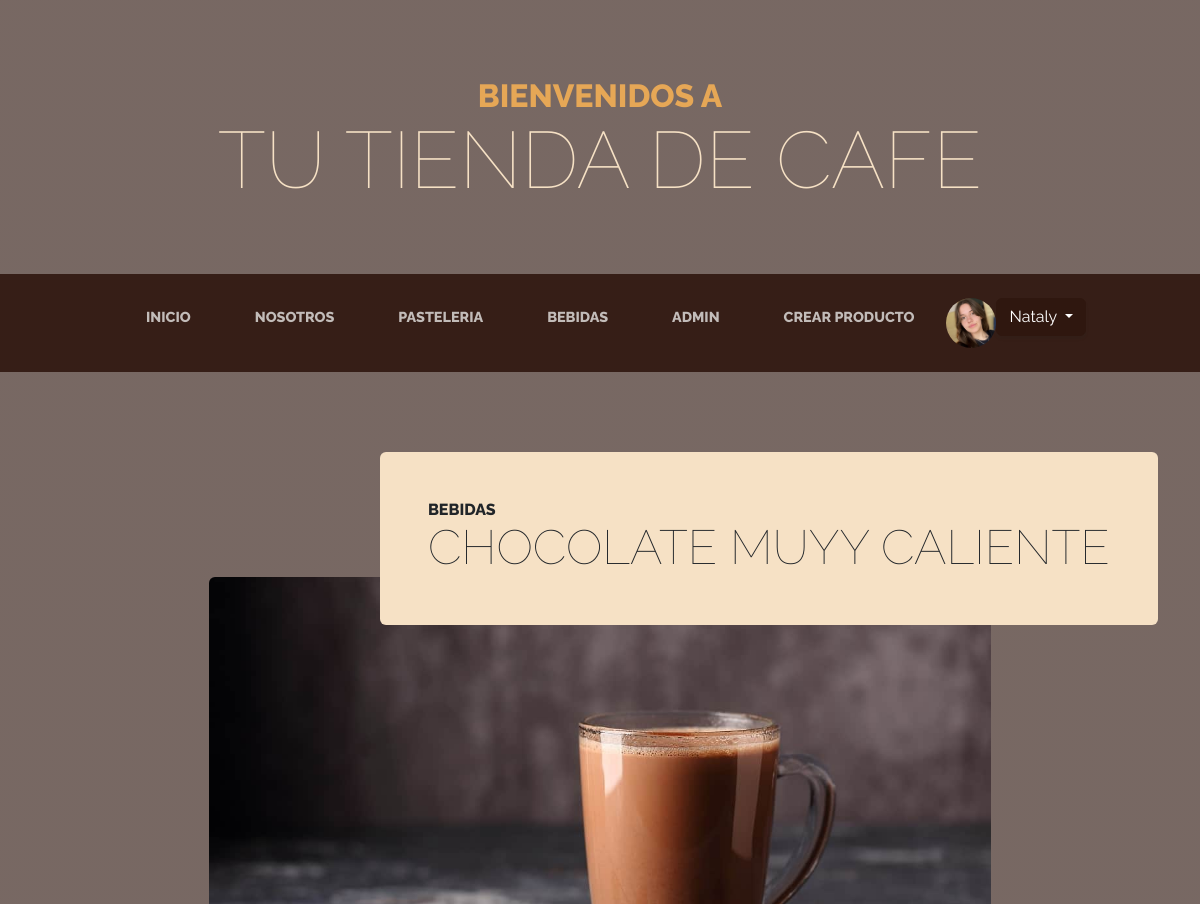
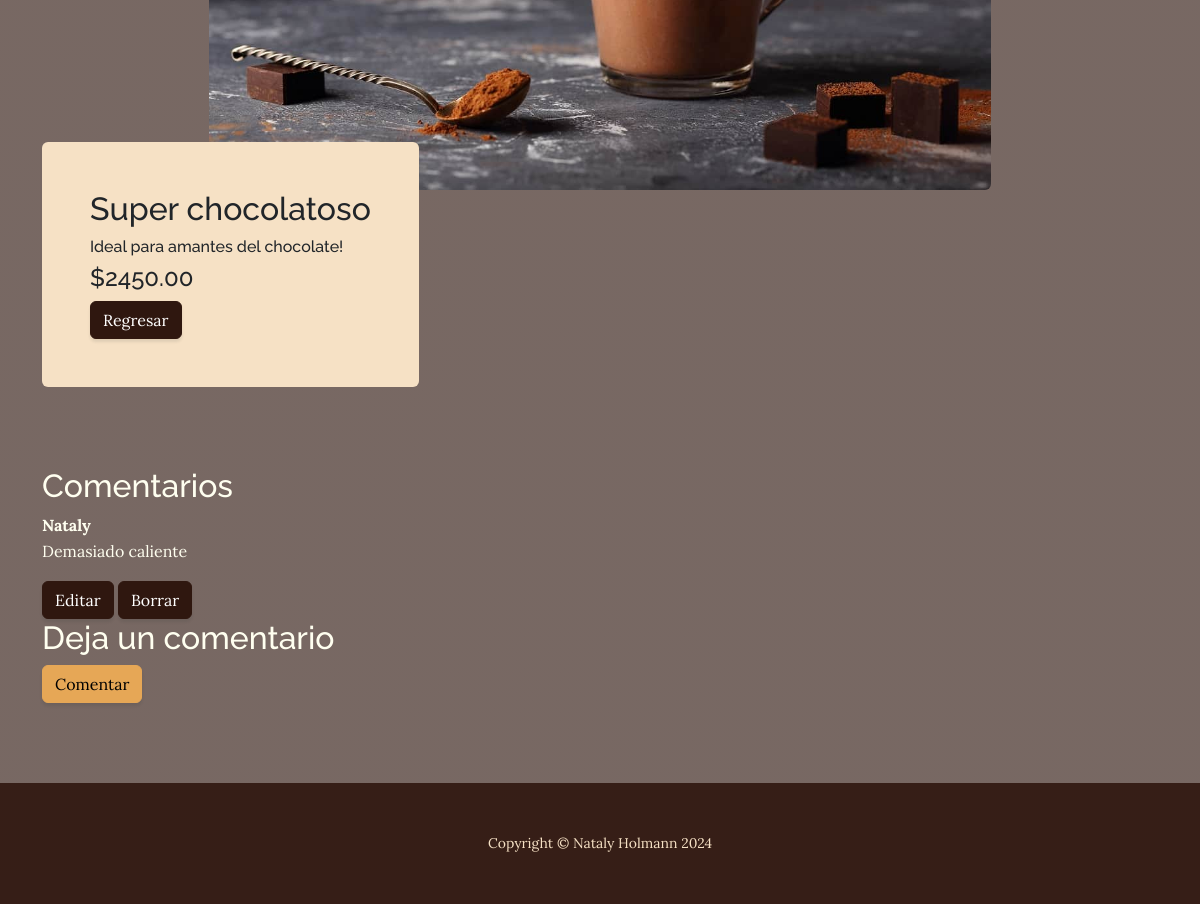
Page /bebidas/10/ (signed in) on the committed database (2 pictures, top to bottom).
### user/models.py (models this page shows, shortened)
class Imagen(models.Model):
    imagen = models.ImageField(upload_to='imagenes', null=True, blank=True)
    user = models.OneToOneField(User, on_delete=models.CASCADE)

### mi_app/models.py (models this page shows, shortened)
class Producto(models.Model):
    seleccion = (
        ('Pasteleria', 'Pasteleria'),
        ('Bebidas', 'bebidas'),
    )
    categoria = models.CharField(max_length=40, choices=seleccion)
    nombre = models.CharField(max_length=40)
    imagen = models.ImageField(upload_to='imagenes', null=True, blank=True)
    titulo = models.CharField(max_length=40, default='Sin título')
    descripcion = models.TextField(max_length=200)
    precio = models.DecimalField(max_digits=10, decimal_places=2)
    fecha = models.DateField(default=timezone.now)

class Comentario(models.Model):
    producto = models.ForeignKey(Producto, on_delete=models.CASCADE, related_name='comentarios')
    nombre = models.ForeignKey(User, on_delete=models.CASCADE )
    mensaje = models.TextField(null=True, blank=True)
    fecha = models.DateField(default=timezone.now)

### mi_app/views.py (the view)
class BebidaDetailView(LoginRequiredMixin, DetailView):
    model = Producto
    context_object_name = 'bebidas'
    template_name = 'mi_app/bebidas_detail.html'
    def get_context_data(self, **kwargs):
        context = super().get_context_data(**kwargs)
        context['comentarios'] = self.object.comentarios.all()  # Filtra comentarios por producto
        return context

### mi_app/templates/mi_app/bebidas_detail.html (shortened to what this page needs)
<!DOCTYPE html>
<html lang="en">
<head>
</head>
    <body>
        {% extends 'mi_app/index.html' %}
        {% load static %}
        {% block content %}
                    <section class="page-section">
                        <div class="container">
                            <div class="product-item">
                                <div class="product-item-title d-flex">
                                    <div class="bg-faded p-5 d-flex ms-auto rounded">
                                        <h2 class="section-heading mb-0">
                                            <span class="section-heading-upper">{{ bebidas.categoria }}</span>
                                            <span class="section-heading-lower">{{ bebidas.nombre }}</span>
                                        </h2>
                                    </div>
                                </div>
                                <img class="product-item-img mx-auto d-flex rounded img-fluid mb-3 mb-lg-0" style="min-width: 70%;" src="{{ bebidas.imagen.url }}" alt="..." />
                                <div class="product-item-description d-flex me-auto">
                                    <div class="bg-faded p-5 rounded">
                                        <ul class="list-unstyled mb-0">
                                            <h2>{{ bebidas.titulo }}</h2>
                                            <h6>{{ bebidas.descripcion }}</h6>
                                            <h4> ${{ bebidas.precio }}</h4>
                                            <a href="{% url 'bebidas' %}" class="btn btn-secondary">Regresar</a>
                                        </ul>
                                    </div>
                                </div>
                            </div>
                        </div>
                    </section>
                    <section class="page-section" style="color: #fffff0;">
                        <div class="container">
                        <h2>Comentarios</h2>
                        <ul class="list-unstyled mb-0">
                            {% for comentario in comentarios %}
                                <li><strong>{{ comentario.nombre.username }}</strong> </li>
                                <p>{{ comentario.mensaje }}</p>
                                {% if comentario.nombre == request.user %}
                                <a href="{% url 'update_comentario' comentario.id %}" class="btn btn-secondary">Editar</a>
                                <a href="{% url 'delete_comentario' comentario.id %}" class="btn btn-secondary">Borrar</a>
                                {% endif %}
                            {% endfor %}
                        </ul>
                        <h2>Deja un comentario</h2>
                        <form action="{% url 'nuevo_comentario' pk=bebidas.id %}" method="post">
                            <button type="submit" class="btn btn-primary">Comentar</button>
                        </form>
                        </div>
                    </section>
        {% endblock %}

### mi_app/templates/mi_app/index.html (shortened to what this page needs)
{% load static %}
<!DOCTYPE html>
<html lang="en">
    <head>
        <link href="{% static 'mi_app/css/styles.css' %}" rel="stylesheet" />
    </head>
    <body>
        <header>
            <h1 class="site-heading text-center text-faded d-none d-lg-block">
                <span class="site-heading-upper text-primary mb-3">Bienvenidos a</span>
                <span class="site-heading-lower">TU TIENDA DE CAFE</span>
            </h1>
        </header>
        <nav class="navbar navbar-expand-lg navbar-dark py-lg-4" id="mainNav">
            <div class="container">
                <div class="collapse navbar-collapse" id="navbarSupportedContent">
                    <ul class="navbar-nav mx-auto">
                        <li class="nav-item px-lg-4"><a class="nav-link text-uppercase" href="{% url 'index' %}">Inicio</a></li>
                        <li class="nav-item px-lg-4"><a class="nav-link text-uppercase" href="{% url 'about' %}">Nosotros</a></li>
                        <li class="nav-item px-lg-4"><a class="nav-link text-uppercase" href="{%url 'pasteleria' %}">Pasteleria</a></li>
                        <li class="nav-item px-lg-4"><a class="nav-link text-uppercase" href="{% url 'bebidas' %}">Bebidas</a></li>
                        {% if user.is_superuser %}
                        <li class="nav-item px-lg-4"><a class="nav-link text-uppercase" href="{% url 'admin:index' %}">Admin</a></li>
                        <li class="nav-item px-lg-4"><a class="nav-link text-uppercase" href="{% url 'productoNuevo' %}">Crear Producto</a></li>
                        {% endif %}
                        {% if request.user.is_authenticated %}
                            <img src="{{ request.user.imagen.imagen.url}}" alt="Profile" style="height: 50px;width: 50px; border-radius: 50%;">
                            <div class="dropdown">
                                <button class="btn btn-secondary dropdown-toggle" type="button" id="dropdownMenuButton1" data-bs-toggle="dropdown" aria-expanded="false">
                                    {{ request.user.username }}
                                </button>
                            </div>
                        {% endif %}
                    </ul>
                </div>
            </div>
        </nav>
        {% block content %}{% endblock %}
        <footer class="footer text-faded text-center py-5">
            <div class="container"><p class="m-0 small">Copyright &copy; Nataly Holmann 2024</p></div>
        </footer>
    </body>
</html>

### rows in the picture
Producto: categoria "BEBIDAS", nombre "CHOCOLATE MUYY CALIENTE", imagen (picture), titulo "Super chocolatoso", descripcion "Ideal para amantes del chocolate!", precio "2450.00"
Comentario: nombre.username "Nataly", mensaje "Demasiado caliente", shows "Editar"

### other values in the picture
{{ request.user.username }} "Nataly"
